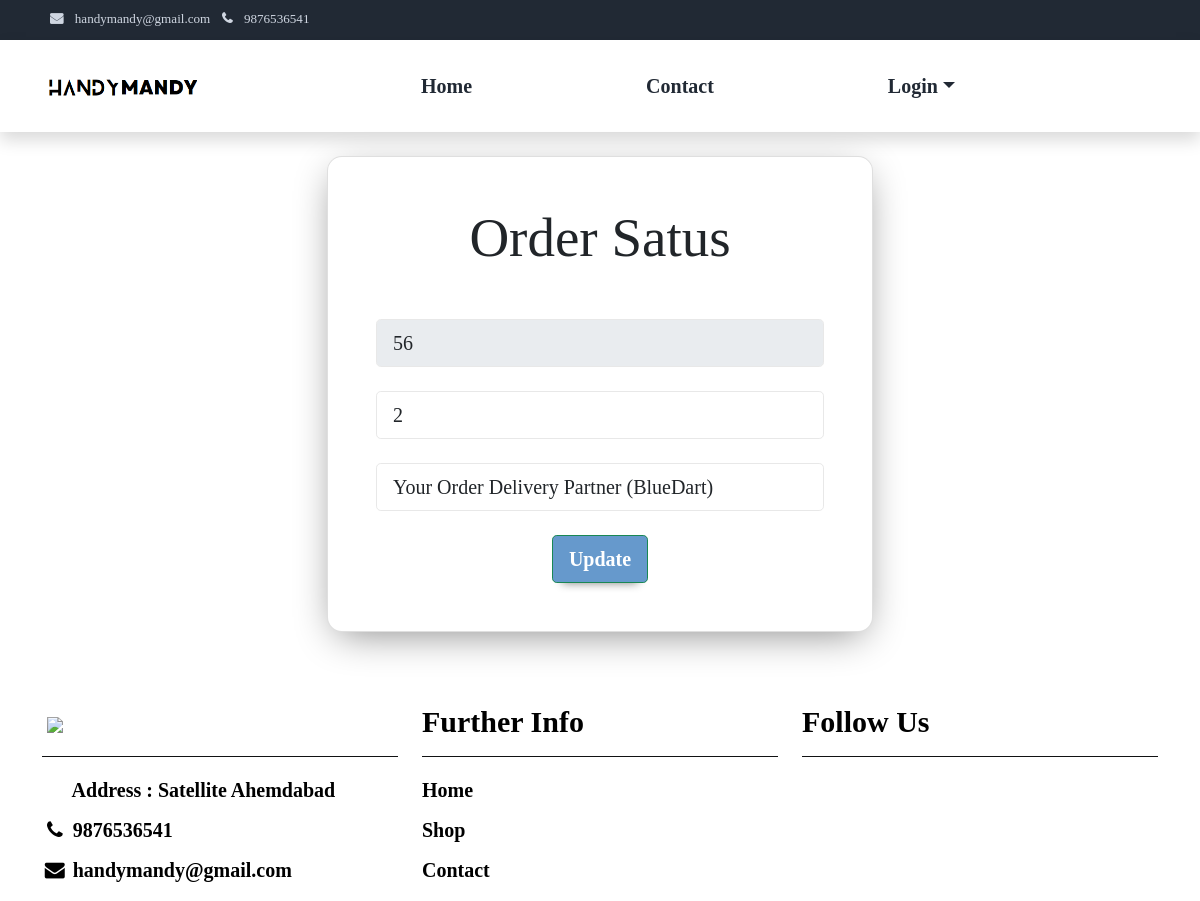
The page /vendor/vendororderstatusedit/3/ on the database its author committed.
### CategoryApp/models.py (models this page shows, shortened)
class orderStatusTracking(models.Model):
    orderId = models.CharField(max_length=10)
    deliveryDays = models.IntegerField()
    trackingMessage = models.TextField()

### VendorApp/views.py (the view, shortened to what this page needs)
# urls.py: path('vendororderstatusedit/<int:statusId>/',vendororderstatuseditview ,name='vendororderstatusediturl'),
def vendororderstatuseditview(request,statusId):
    orderStatusData = orderStatusTracking.objects.get(id=statusId)
    sessionData = VendorSessionDataView(request)
    return render(request,'orderstatus_edit.html',{'navData':sessionData,'orderStatusData':orderStatusData})

### VendorApp/templates/orderstatus_edit.html (shortened to what this page needs)
{% extends 'base4.html' %}
{% load static %}
{% block content %}
    <body>
  <div class="mask d-flex align-items-center h-100 gradient-custom-3">
    <div class="container h-100">
      <div class="row d-flex justify-content-center align-items-center h-100">
        <div class="col-12 col-md-9 col-lg-7 col-xl-6 mt-4 mb-4">
          <div class="card" style="border-radius: 15px;">
            <div class="card-body p-5">
              <h1 class="text-center mb-5" id="Vendorregister">Order Satus</h1>
              <form method="POST">
                <div class="form-outline mb-4">
                  <input readonly value="{{orderStatusData.orderId}}" type="text" name="orderno" id="form3Example1cg" placeholder="Enter Order Number" class="form-control form-control-lg" required/>
                </div>
                <b><div class="form-outline mb-4">
                  <input value="{{orderStatusData.deliveryDays}}" type="number" name="days" class="form-control form-control-lg"  placeholder="Enter Approx Delivery Days" required/>
                </div>
                <div class="form-outline mb-4">
                  <input value="{{orderStatusData.trackingMessage}}" type="text" name="remark" id="form3Example1cg" placeholder="Enter Remark" class="form-control form-control-lg" required />
                </div>
                <div class="d-flex justify-content-center">
                  <button type="submit" class="btn btn-success btn-block btn-lg">Update</button>
                </div>
              </form>
            </div>
          </div>
        </div>
      </div>
    </div>
  </div>
</body>
{%endblock%}

### rows shown on the page
orderStatusTracking: orderno "56", days "2", remark "Your Order Delivery Partner (BlueDart)"
